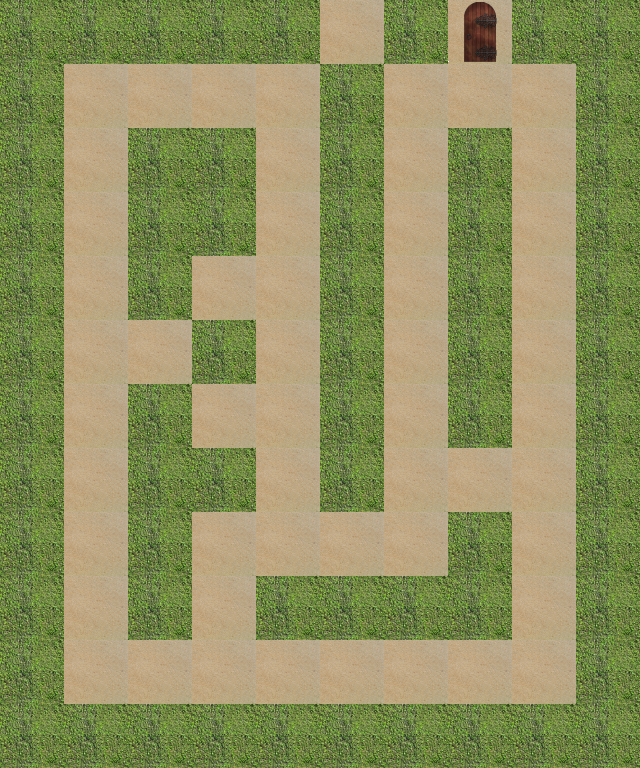

Below is a game level as drawn by its tile map, then a one-line description and the .tmx that defines it (tile-layer data replaced by summaries):
An orthogonal 10x12 tile map with 64x64 px tiles, 3 tile layers (path, wall, end), 2 hidden layers not drawn.

<map version="1.0" orientation="orthogonal" renderorder="right-down" width="10" height="12" tilewidth="64" tileheight="64">
 <properties>
  <property name="bestTimePossible" value="" />
 </properties>
 <tileset firstgid="1" name="sandbush" tilewidth="64" tileheight="64">
  <image source="sandbush.png" width="256" height="192" />
 </tileset>
 <layer name="path" width="10" height="12">
  <data>[120 cells, 54 non-empty, 1 distinct tile ids]</data>
 </layer>
 <layer name="wall" width="10" height="12">
  <data>[120 cells, 66 non-empty, 1 distinct tile ids]</data>
 </layer>
 <layer name="hint" width="10" height="12" visible="0">
  <data>[120 cells, 20 non-empty, 5 distinct tile ids]</data>
 </layer>
 <layer name="start" width="10" height="12" visible="0">
  <data>[120 cells, 1 non-empty, 1 distinct tile ids]</data>
 </layer>
 <layer name="end" width="10" height="12">
  <data>[120 cells, 1 non-empty, 1 distinct tile ids]</data>
 </layer>
</map>
